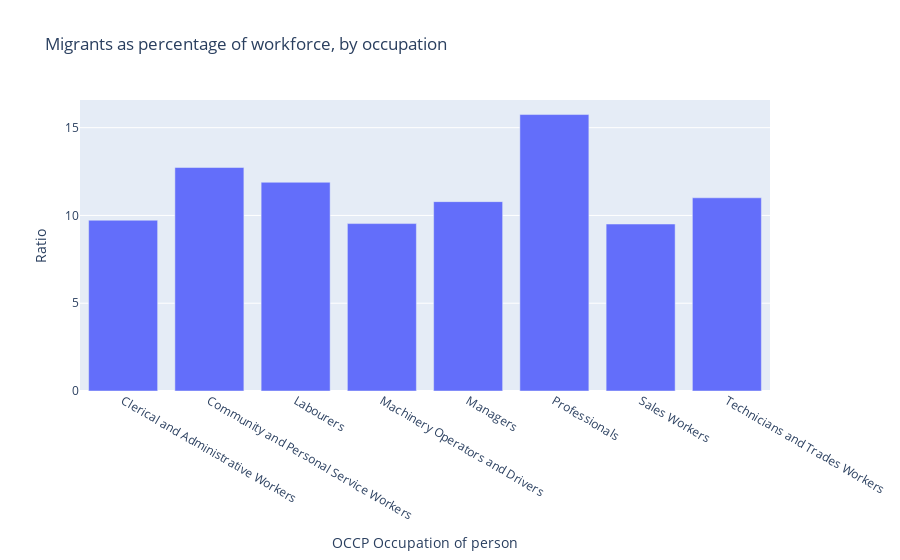

The notebook cell saved with this chart:
### Code cell
migrantsOcc = migrants.groupby(['OCCP Occupation of person'])['Persons'].sum().reset_index()
popsOcc = pops.groupby(['OCCP - 1 Digit Level'])['Persons'].sum().reset_index()

migrantsOcc['Ratio'] = migrantsOcc['Persons']*100 / popsOcc['Persons']

migrantsOcc['Ratio'] = np.where(migrantsOcc['Ratio'] > 100, 100, migrantsOcc['Ratio'])

px.bar(migrantsOcc, x='OCCP Occupation of person', y='Ratio', title='Migrants as percentage of workforce, by occupation')

### Figure 1 — Plotly figure (JSON) as saved in the notebook; plotly's stock layout.template omitted (floating-point values rounded to 4 significant figures)
{"data": [{"alignmentgroup": "True", "hovertemplate": "OCCP Occupation of person=%{x}<br>Ratio=%{y}<extra></extra>", "legendgroup": "", "marker": {"color": "#636efa", "pattern": {"shape": ""}}, "name": "", "offsetgroup": "", "orientation": "v", "showlegend": false, "textposition": "auto", "type": "bar", "x": ["Clerical and Administrative Workers", "Community and Personal Service Workers", "Labourers", "Machinery Operators and Drivers", "Managers", "Professionals", "Sales Workers", "Technicians and Trades Workers"], "xaxis": "x", "y": [9.728, 12.73, 11.89, 9.536, 10.79, 15.75, 9.511, 11.01], "yaxis": "y"}], "layout": {"barmode": "relative", "legend": {"tracegroupgap": 0}, "title": {"text": "Migrants as percentage of workforce, by occupation"}, "xaxis": {"anchor": "y", "domain": [0, 1], "title": {"text": "OCCP Occupation of person"}}, "yaxis": {"anchor": "x", "domain": [0, 1], "title": {"text": "Ratio"}}}}
